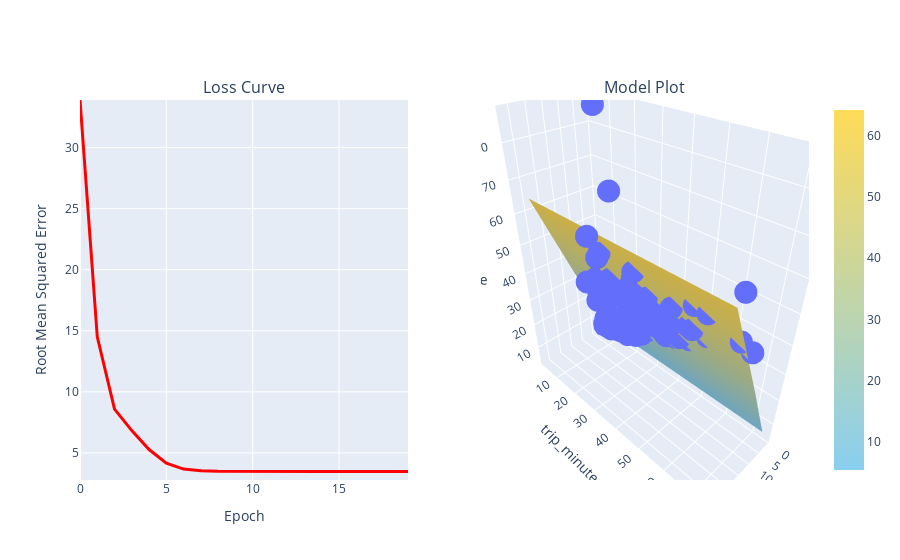

The notebook cell saved with this chart:
### Markdown cell above
# Experiement: Multiple features - Trip_Miles and Trip_Minutes

### Code cell
learning_rate = 0.001
epochs = 20
batch_size = 50

fare_df.loc[:, "trip_minutes"] = fare_df["trip_seconds"]/60

features = ["trip_miles", "trip_minutes"]
label = "fare"

model_2 = run_experiment(fare_df, features, label, learning_rate, epochs, batch_size)

### Figure 1 — Plotly figure (JSON) as saved in the notebook; plotly's stock layout.template omitted (floating-point values rounded to 4 significant figures; data arrays with more than 128 entries replaced by an {"elided": "..."} marker saying what was removed)
{"data": [{"hovertemplate": "trip_miles=%{x}<br>trip_minutes=%{y}<br>fare=%{z}<extra></extra>", "legendgroup": "", "marker": {"color": "#636efa", "symbol": "circle"}, "mode": "markers", "name": "", "scene": "scene", "showlegend": false, "type": "scatter3d", "x": {"elided": "200 float values"}, "y": {"elided": "200 float values"}, "z": {"elided": "200 float values"}}, {"colorscale": [[0, "#89CFF0"], [1, "#FFDB58"]], "scene": "scene", "type": "surface", "x": [0.563, 10.06, 24.47], "y": [3.0, 35.15, 73.3], "z": [[5.405, 29.39, 64.18], [5.405, 29.39, 64.18], [5.405, 29.39, 64.18]]}, {"hovertemplate": "x=%{x}<br>y=%{y}<extra></extra>", "legendgroup": "", "line": {"color": "#ff0000", "dash": "solid", "width": 3}, "marker": {"symbol": "circle"}, "mode": "lines", "name": "", "orientation": "v", "showlegend": false, "type": "scatter", "x": [0, 1, 2, 3, 4, 5, 6, 7, 8, 9, 10, 11, 12, 13, 14, 15, 16, 17, 18, 19], "xaxis": "x", "y": [33.9, 14.51, 8.583, 6.825, 5.275, 4.166, 3.676, 3.542, 3.505, 3.491, 3.484, 3.48, 3.479, 3.478, 3.479, 3.478, 3.478, 3.478, 3.478, 3.478], "yaxis": "y"}], "layout": {"annotations": [{"font": {"size": 16}, "showarrow": false, "text": "Loss Curve", "x": 0.225, "xanchor": "center", "xref": "paper", "y": 1, "yanchor": "bottom", "yref": "paper"}, {"font": {"size": 16}, "showarrow": false, "text": "Model Plot", "x": 0.775, "xanchor": "center", "xref": "paper", "y": 1, "yanchor": "bottom", "yref": "paper"}], "scene": {"domain": {"x": [0.55, 1], "y": [0, 1]}, "xaxis": {"title": {"text": "trip_miles"}}, "yaxis": {"title": {"text": "trip_minutes"}}, "zaxis": {"title": {"text": "fare"}}}, "xaxis": {"anchor": "y", "domain": [0, 0.45], "title": {"text": "Epoch"}}, "yaxis": {"anchor": "x", "domain": [0, 1], "range": [2.782, 33.9], "title": {"text": "Root Mean Squared Error"}}}}
